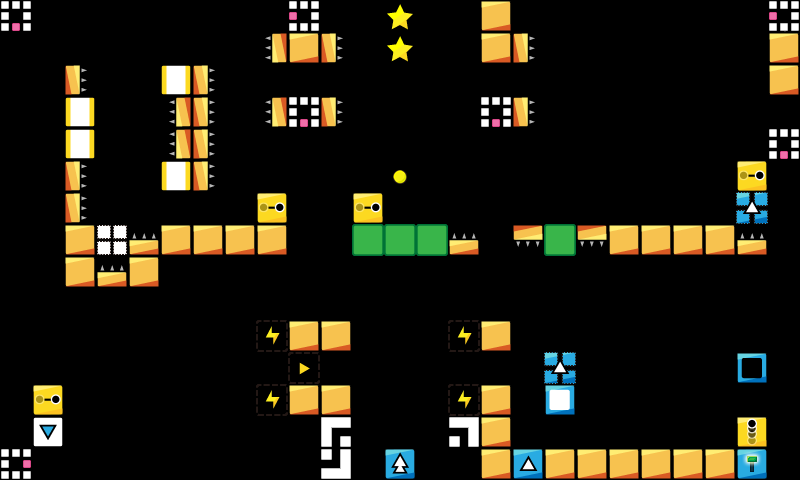

Below is a game level as drawn by its tile map, then a one-line description and the .tmx that defines it (tile-layer data replaced by summaries):
An orthogonal 25x15 tile map with 32x32 px tiles, 1 tile layer (map) and 10 objects (10x Asteroid).

<map version="1.0" orientation="orthogonal" renderorder="right-down" width="25" height="15" tilewidth="32" tileheight="32" nextobjectid="18">
 <properties>
  <property name="ad" value="false" />
 </properties>
 <tileset firstgid="1" name="map_tiles" tilewidth="32" tileheight="32">
  <image source="../../img/map_tiles.png" width="480" height="480" />
 </tileset>
 <layer name="map" width="25" height="15">
  <data>[375 cells, 91 non-empty, 24 distinct tile ids]</data>
 </layer>
 <objectgroup name="Object Layer 1">
  <object id="7" name="Asteroid" x="576" y="256" width="32" height="32">
   <properties>
    <property name="waittime" value="0.25" />
   </properties>
  </object>
  <object id="8" name="Asteroid" x="608" y="256" width="32" height="32">
   <properties>
    <property name="waittime" value="0.5" />
   </properties>
  </object>
  <object id="10" name="Asteroid" x="640" y="256" width="32" height="32">
   <properties>
    <property name="waittime" value="0.75" />
   </properties>
  </object>
  <object id="11" name="Asteroid" x="672" y="256" width="32" height="32">
   <properties>
    <property name="waittime" value="1" />
   </properties>
  </object>
  <object id="12" name="Asteroid" x="704" y="256" width="32" height="32">
   <properties>
    <property name="waittime" value="1.25" />
   </properties>
  </object>
  <object id="13" name="Asteroid" x="672" y="96" width="32" height="32">
   <properties>
    <property name="waittime" value="1" />
   </properties>
  </object>
  <object id="14" name="Asteroid" x="640" y="96" width="32" height="32">
   <properties>
    <property name="waittime" value="0.75" />
   </properties>
  </object>
  <object id="15" name="Asteroid" x="576" y="96" width="32" height="32">
   <properties>
    <property name="waittime" value="0.25" />
   </properties>
  </object>
  <object id="16" name="Asteroid" x="704" y="96" width="32" height="32">
   <properties>
    <property name="waittime" value="1.25" />
   </properties>
  </object>
  <object id="17" name="Asteroid" x="608" y="96" width="32" height="32">
   <properties>
    <property name="waittime" value="0.5" />
   </properties>
  </object>
 </objectgroup>
</map>
